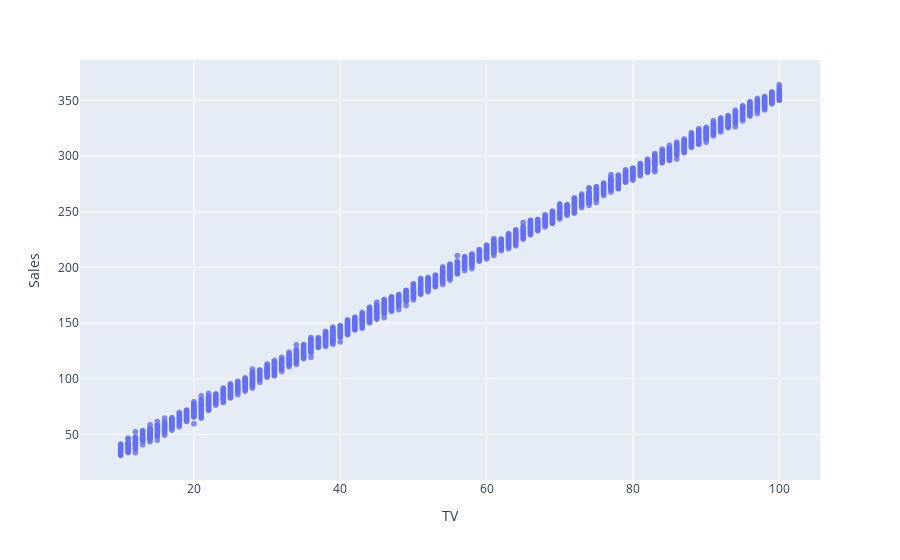

Notebook code for this chart:
### Markdown cell above
#### Plot TV promotion against Sales

### Code cell
fig_TV = px.scatter(df, x="TV", y="Sales", hover_data=['Sales'], opacity=0.8, height=500)
fig_TV.show()

### Figure 1 — Plotly figure (JSON) as saved in the notebook; plotly's stock layout.template omitted (floating-point values rounded to 4 significant figures; data arrays with more than 128 entries replaced by an {"elided": "..."} marker saying what was removed)
{"data": [{"hovertemplate": "TV=%{x}<br>Sales=%{y}<extra></extra>", "legendgroup": "", "marker": {"color": "#636efa", "opacity": 0.8, "symbol": "circle"}, "mode": "markers", "name": "", "showlegend": false, "type": "scattergl", "x": {"elided": "4546 int values"}, "xaxis": "x", "y": {"elided": "4546 float values"}, "yaxis": "y"}], "layout": {"autosize": true, "legend": {"tracegroupgap": 0}, "margin": {"t": 60}, "xaxis": {"anchor": "y", "autorange": true, "domain": [0, 1], "range": [4.788, 105.2], "title": {"text": "TV"}, "type": "linear"}, "yaxis": {"anchor": "x", "autorange": true, "domain": [0, 1], "range": [8.324, 387.0], "title": {"text": "Sales"}, "type": "linear"}}}
